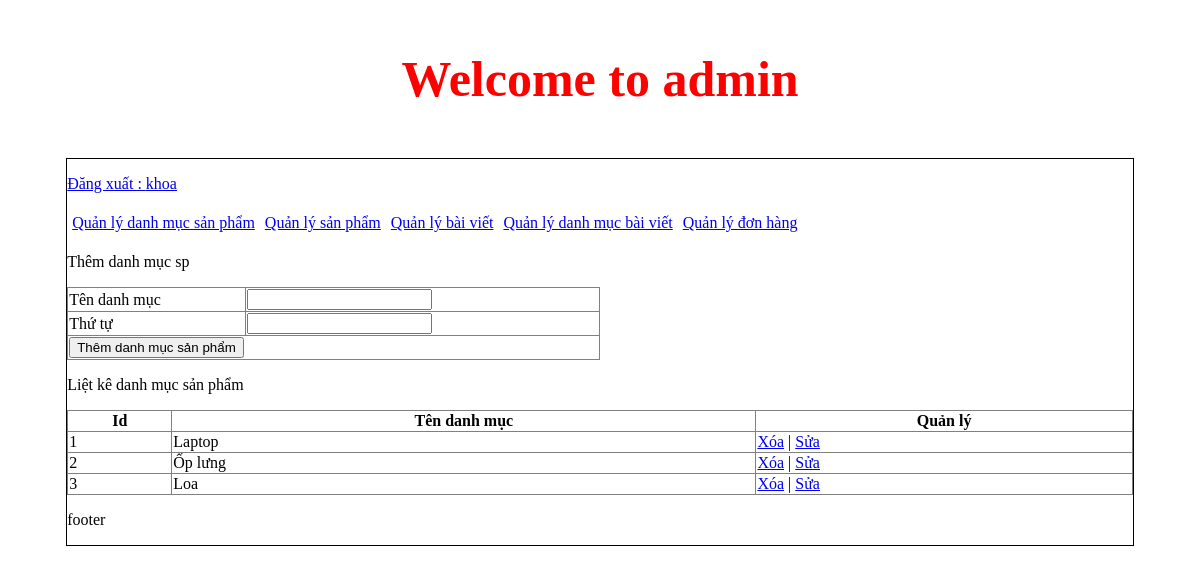
Screenshot of /php/admin/index.php?action=quanlydanhmucsanpham&query=them (signed in) with the database file from the repository.
### tables this page shows
CREATE TABLE `tbl_danhmuc` (
  `id_danhmuc` int(11) NOT NULL,
  `tendanhmuc` varchar(100) NOT NULL,
  `thutu` int(11) NOT NULL
);

### php/admin/modules/quanlydanhmucsp/lietke.php (the view)
<?php
    $sql_lietke_danhmucsp = "SELECT * FROM tbl_danhmuc ORDER BY thutu DESC";
    $query_lietke_danhmucsp = mysqli_query($mysqli,$sql_lietke_danhmucsp);
?>
<p>Liệt kê danh mục sản phẩm</p>
<table border="1" width="100%" style="border-collapse: collapse;">
  <tr>
    <th>Id</th>
    <th>Tên danh mục</th>
    <th>Quản lý</th>
  </tr>
<?php
$i = 0;
while($row = mysqli_fetch_array($query_lietke_danhmucsp)){
    $i++;
?>
  <tr>
    <td><?php echo $i   ?></td>
    <td><?php echo $row['tendanhmuc']  ?></td>
    <td>
        <a href="modules/quanlydanhmucsp/xuly.php?iddanhmuc=<?php echo $row['id_danhmuc']  ?>">Xóa</a> |
        <a href="?action=quanlydanhmucsanpham&query=sua&iddanhmuc=<?php echo $row['id_danhmuc']  ?>">Sửa</a>
    </td>
  </tr>
<?php
}
?>
</table>

### rows the page displays
tbl_danhmuc: tendanhmuc "Laptop"
tbl_danhmuc: tendanhmuc "Ốp lưng"
tbl_danhmuc: tendanhmuc "Loa"

### other values shown
$_SESSION['dangnhap'] "khoa"
